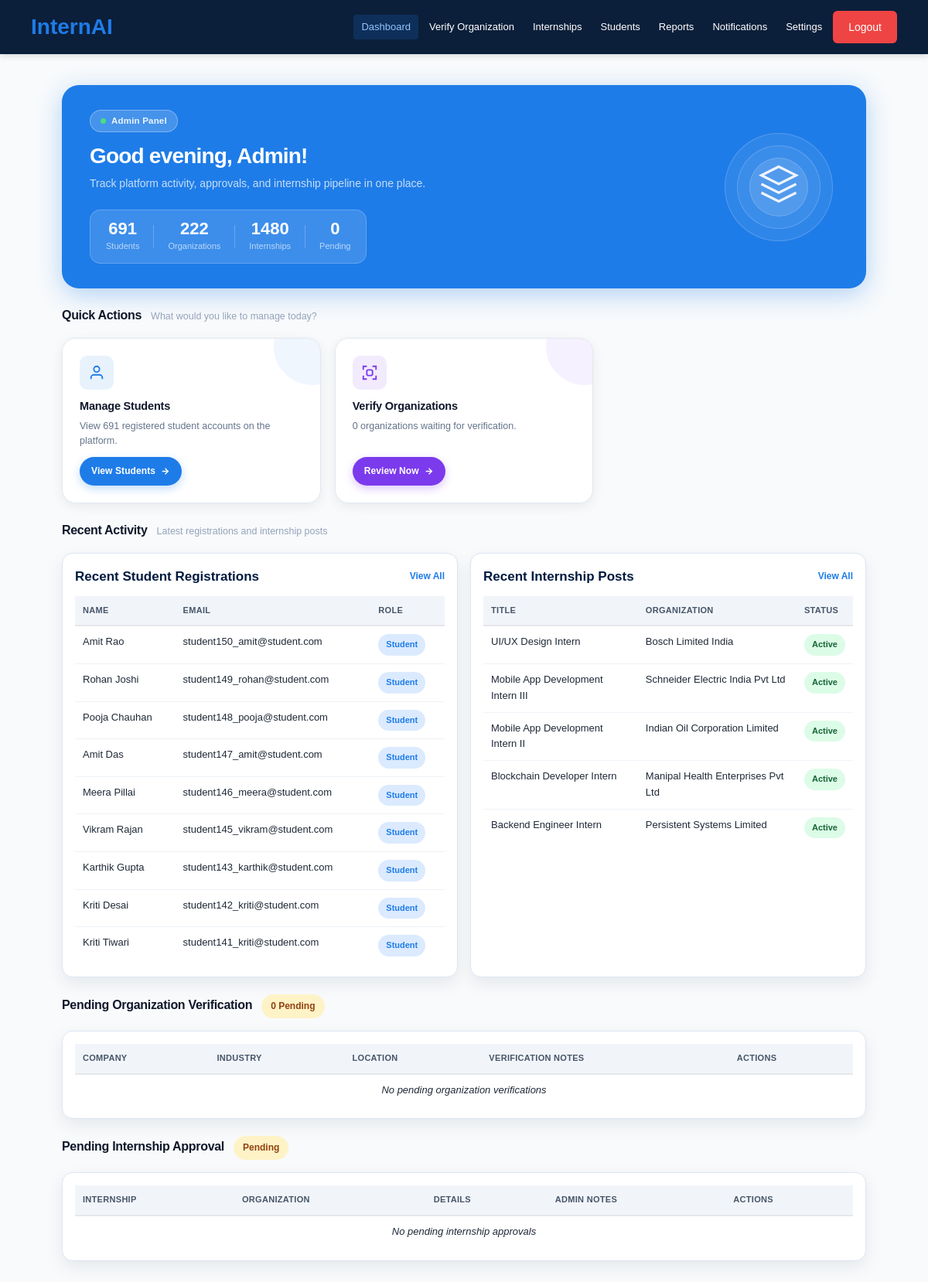
The page /admin (signed in) on the database its author committed.
### app.py (models this page shows)
class User(UserMixin, db.Model):
    id = db.Column(db.Integer, primary_key=True)
    name = db.Column(db.String(100))
    email = db.Column(db.String(100), unique=True)
    password = db.Column(db.String(100))
    role = db.Column(db.String(20))  # student, organization, admin

class Internship(db.Model):
    id = db.Column(db.Integer, primary_key=True)
    organization_id = db.Column(db.Integer)  # Use organization_id to match existing DB
    title = db.Column(db.String(200))
    skills_required = db.Column(db.Text)
    capacity = db.Column(db.Integer)
    location = db.Column(db.String(200), default='Remote')
    duration = db.Column(db.String(100), default='3 months')
    stipend = db.Column(db.String(100))
    status = db.Column(db.String(50), default='pending')  # pending until admin verifies
    created_at = db.Column(db.DateTime, default=datetime.utcnow)
    admin_notes = db.Column(db.Text)

class Organization(db.Model):
    id = db.Column(db.Integer, primary_key=True)
    user_id = db.Column(db.Integer)
    company_name = db.Column(db.String(200))
    gst_number = db.Column(db.String(100))
    domain_email = db.Column(db.String(100))
    linkedin_profile = db.Column(db.String(300))
    industry = db.Column(db.String(100))
    location = db.Column(db.String(200))
    description = db.Column(db.Text)
    is_verified = db.Column(db.Boolean, default=False)
    verification_status = db.Column(db.String(50), default='pending')  # pending, approved, rejected
    verification_notes = db.Column(db.Text)
    created_at = db.Column(db.DateTime, default=datetime.utcnow)

### app.py (the view)
@app.route('/admin')
@login_required
@admin_required
def admin_dashboard():
    all_users = User.query.order_by(User.id.desc()).limit(10).all()
    all_internships = Internship.query.order_by(Internship.created_at.desc()).all()
    total_students = StudentProfile.query.count()
    total_orgs = Organization.query.count()
    verified_orgs = Organization.query.filter_by(is_verified=True).count()
    pending_orgs = Organization.query.filter_by(verification_status='pending').count()
    total_internships = Internship.query.count()
    recent_internships = []
    pending_first = Internship.query.filter_by(status='pending').order_by(Internship.created_at.desc()).all()
    other_recent  = Internship.query.filter(Internship.status != 'pending').order_by(Internship.created_at.desc()).limit(5).all()
    for i in (pending_first + other_recent)[:8]:
        org = Organization.query.filter_by(id=i.organization_id).first() if i.organization_id else None
        recent_internships.append({'internship': i, 'org': org})
    pending_org_list = Organization.query.filter_by(verification_status='pending').all()
    stats = {
        'total_students': total_students,
        'total_orgs': total_orgs,
        'verified_orgs': verified_orgs,
        'pending_orgs': pending_orgs,
        'total_internships': total_internships,
    }
    return render_template('dashboard_admin.html', stats=stats, recent_users=all_users, recent_internships=recent_internships, pending_org_list=pending_org_list)

### app.py (called while the page is built)
def admin_required(f):
    @wraps(f)
    def decorated_function(*args, **kwargs):
        if not current_user.is_authenticated or current_user.role != 'admin':
            return redirect(url_for('home'))
        return f(*args, **kwargs)
    return decorated_function

@login_manager.user_loader
def load_user(user_id):
    return User.query.get(int(user_id))

### templates/dashboard_admin.html (shortened to what this page needs)
{% extends "base.html" %}
{% block content %}
<div class="container admin-dashboard-page adm-dashboard-vertical">
  <main class="adm-main">
    <div class="adm-welcome-card fade-in-up">
      <div class="adm-welcome-content">
        <div class="adm-active-tag">
          <span class="adm-pulse-dot"></span>
          <span>Admin Panel</span>
        </div>
        <h1 class="adm-greeting" id="greeting-text">Dashboard Overview</h1>
        <p class="adm-greeting-sub">Track platform activity, approvals, and internship pipeline in one place.</p>
        <div class="adm-stats-row">
          <div class="adm-stat">
            <span class="adm-stat-num">{{ stats.total_students }}</span>
            <span class="adm-stat-lbl">Students</span>
          </div>
          <div class="adm-stat">
            <span class="adm-stat-num">{{ stats.total_orgs }}</span>
            <span class="adm-stat-lbl">Organizations</span>
          </div>
          <div class="adm-stat">
            <span class="adm-stat-num">{{ stats.total_internships }}</span>
            <span class="adm-stat-lbl">Internships</span>
          </div>
          <div class="adm-stat">
            <span class="adm-stat-num">{{ stats.pending_orgs }}</span>
            <span class="adm-stat-lbl">Pending</span>
          </div>
        </div>
      </div>
      <div class="adm-welcome-art" aria-hidden="true">
        <div class="adm-art-ring r1"></div>
        <div class="adm-art-ring r2"></div>
        <div class="adm-art-ring r3"></div>
        <div class="adm-art-inner">
          <svg width="54" height="54" viewBox="0 0 24 24" fill="none" stroke="currentColor" stroke-width="1.4">
            <path d="M12 2L2 7l10 5 10-5-10-5z"/>
            <path d="M2 17l10 5 10-5"/>
            <path d="M2 12l10 5 10-5"/>
          </svg>
        </div>
      </div>
    </div>
    <div class="adm-section fade-in-up" style="--anim-delay:.10s">
      <div class="adm-section-hd">
        <h2 class="adm-section-title">Quick Actions</h2>
        <span class="adm-section-sub">What would you like to manage today?</span>
      </div>
      <div class="adm-action-grid">
        <div class="adm-ac adm-ac-blue" tabindex="0" onclick="location.href='/admin/students'" role="button">
          <div class="adm-ac-icon-wrap">
            <svg width="22" height="22" viewBox="0 0 24 24" fill="none" stroke="currentColor" stroke-width="2">
              <path d="M20 21v-2a4 4 0 0 0-4-4H8a4 4 0 0 0-4 4v2"/>
              <circle cx="12" cy="7" r="4"/>
            </svg>
          </div>
          <div class="adm-ac-body">
            <h3 class="adm-ac-title">Manage Students</h3>
            <p class="adm-ac-desc">View {{ stats.total_students }} registered student accounts on the platform.</p>
          </div>
          <a href="/admin/students" class="adm-ac-btn">
            View Students
            <svg width="13" height="13" viewBox="0 0 24 24" fill="none" stroke="currentColor" stroke-width="2.5"><line x1="5" y1="12" x2="19" y2="12"/><polyline points="12 5 19 12 12 19"/></svg>
          </a>
        </div>
        <div class="adm-ac adm-ac-purple" tabindex="0" onclick="location.href='/admin/organizations'" role="button">
          <div class="adm-ac-icon-wrap">
            <svg width="22" height="22" viewBox="0 0 24 24" fill="none" stroke="currentColor" stroke-width="2">
              <path d="M16 3h5v5"/><path d="M8 3H3v5"/>
              <path d="M16 21h5v-5"/><path d="M8 21H3v-5"/>
              <rect x="8" y="8" width="8" height="8" rx="2"/>
            </svg>
          </div>
          <div class="adm-ac-body">
            <h3 class="adm-ac-title">Verify Organizations</h3>
            <p class="adm-ac-desc">{{ stats.pending_orgs }} organization{{ 's' if stats.pending_orgs != 1 else '' }} waiting for verification.</p>
          </div>
          <a href="/admin/organizations" class="adm-ac-btn">
            Review Now
            <svg width="13" height="13" viewBox="0 0 24 24" fill="none" stroke="currentColor" stroke-width="2.5"><line x1="5" y1="12" x2="19" y2="12"/><polyline points="12 5 19 12 12 19"/></svg>
          </a>
        </div>
      </div>
    </div>
    <div class="adm-section fade-in-up" style="--anim-delay:.15s">
      <div class="adm-section-hd">
        <h2 class="adm-section-title">Recent Activity</h2>
        <span class="adm-section-sub">Latest registrations and internship posts</span>
      </div>
      <div class="adm-grid-2">
        <div class="adm-section-card">
          <div class="adm-section-head">
            <h2>Recent Student Registrations</h2>
            <a href="/admin/students" class="adm-link-btn">View All</a>
          </div>
          <div class="adm-table-wrap">
            <table class="adm-table">
              <thead>
                <tr>
                  <th>Name</th>
                  <th>Email</th>
                  <th>Role</th>
                </tr>
              </thead>
              <tbody>
                {% set students_ns = namespace(has_students=false) %}
                {% for user in recent_users %}
                {% if user.role == 'student' %}
                {% set students_ns.has_students = true %}
                <tr>
                  <td>{{ user.name }}</td>
                  <td>{{ user.email }}</td>
                  <td><span class="adm-pill adm-pill-blue">Student</span></td>
                </tr>
                {% endif %}
                {% endfor %}
              </tbody>
            </table>
          </div>
        </div>
        <div class="adm-section-card">
          <div class="adm-section-head">
            <h2>Recent Internship Posts</h2>
            <a href="/admin/internships" class="adm-link-btn">View All</a>
          </div>
          <div class="adm-table-wrap">
            <table class="adm-table">
              <thead>
                <tr>
                  <th>Title</th>
                  <th>Organization</th>
                  <th>Status</th>
                </tr>
              </thead>
              <tbody>
                {% if recent_internships %}
                {% for item in recent_internships %}
                <tr>
                  <td>{{ item.internship.title }}</td>
                  <td>{{ item.org.company_name if item.org else 'N/A' }}</td>
                  <td><span class="adm-pill adm-pill-green">Active</span></td>
                </tr>
                {% endfor %}
                {% else %}
                <tr>
                  <td colspan="3" class="adm-empty-row">No recent internship posts</td>
                </tr>
                {% endif %}
              </tbody>
            </table>
          </div>
        </div>
      </div>
    </div>
    <div class="adm-section fade-in-up" style="--anim-delay:.20s">
      <div class="adm-section-hd">
        <h2 class="adm-section-title">Pending Organization Verification</h2>
        <span class="adm-count-badge">{{ stats.pending_orgs }} Pending</span>
      </div>
      <div class="adm-section-card">
        <div class="adm-table-wrap">
          <table class="adm-table">
            <thead>
              <tr>
                <th>Company</th>
                <th>Industry</th>
                <th>Location</th>
                <th>Verification Notes</th>
                <th>Actions</th>
              </tr>
            </thead>
            <tbody>
              {% if pending_org_list %}
              {% for org in pending_org_list %}
              <tr>
                <td>
                  <strong>{{ org.company_name }}</strong>
                  <div class="adm-cell-sub">{{ org.domain_email if org.domain_email else 'No email provided' }}</div>
                </td>
                <td>{{ org.industry if org.industry else 'N/A' }}</td>
                <td>{{ org.location if org.location else 'N/A' }}</td>
                <td>
                  <textarea id="org_notes_{{ org.id }}" class="adm-note-input" placeholder="Enter verification notes..."></textarea>
                </td>
                <td>
                  <div class="adm-action-col">
                    <button class="btn btn-success" onclick="verifyOrg({{ org.id }}, 'approve')">Approve</button>
                    <button class="btn btn-danger" onclick="verifyOrg({{ org.id }}, 'reject')">Reject</button>
                  </div>
                </td>
              </tr>
              {% endfor %}
              {% else %}
              <tr>
                <td colspan="5" class="adm-empty-row">No pending organization verifications</td>
              </tr>
              {% endif %}
            </tbody>
          </table>
        </div>
      </div>
    </div>
    <div class="adm-section fade-in-up" style="--anim-delay:.25s">
      <div class="adm-section-hd">
        <h2 class="adm-section-title">Pending Internship Approval</h2>
        <span class="adm-count-badge">{{ stats.pending_internships }} Pending</span>
      </div>
      <div class="adm-section-card">
        <div class="adm-table-wrap">
          <table class="adm-table">
            <thead>
              <tr>
                <th>Internship</th>
                <th>Organization</th>
                <th>Details</th>
                <th>Admin Notes</th>
                <th>Actions</th>
              </tr>
            </thead>
            <tbody>
              {% if pending_internship_list %}
              {% for item in pending_internship_list %}
              <tr>
                <td>
                  <strong>{{ item.internship.title }}</strong>
                  <div class="adm-cell-sub">
                    {{ item.internship.created_at.strftime('%d %b %Y') if item.internship.created_at else 'Date N/A' }}
                  </div>
                </td>
                <td>{{ item.org.company_name if item.org else 'Unknown' }}</td>
                <td>
                  <div class="adm-cell-sub">Location: {{ item.internship.location if item.internship.location else 'N/A' }}</div>
                  <div class="adm-cell-sub">Duration: {{ item.internship.duration if item.internship.duration else 'N/A' }}</div>
                  <div class="adm-cell-sub">Capacity: {{ item.internship.capacity }}</div>
                </td>
                <td>
                  <textarea id="notes_{{ item.internship.id }}" class="adm-note-input" placeholder="Add approval or rejection notes..."></textarea>
                </td>
                <td>
                  <div class="adm-action-col">
                    <button class="btn btn-success" onclick="approveInternship({{ item.internship.id }})">Approve</button>
                    <button class="btn btn-danger" onclick="rejectInternship({{ item.internship.id }})">Reject</button>
                  </div>
                </td>
              </tr>
              {% endfor %}
              {% else %}
              <tr>
                <td colspan="5" class="adm-empty-row">No pending internship approvals</td>
              </tr>
              {% endif %}
            </tbody>
          </table>
        </div>
      </div>
    </div>
  </main>
</div>
{% endblock %}

### static/style.css (style rules this page uses)
* { margin: 0; padding: 0; box-sizing: border-box; font-family: Arial, sans-serif; }
body { background: #f8fafc; color: #0b1f3a; }

### rows shown on the page
User: name "Amit Rao", email "student150_amit@student.com"
User: name "Rohan Joshi", email "student149_rohan@student.com"
User: name "Pooja Chauhan", email "student148_pooja@student.com"
User: name "Amit Das", email "student147_amit@student.com"
User: name "Meera Pillai", email "student146_meera@student.com"
User: name "Vikram Rajan", email "student145_vikram@student.com"
User: name "Karthik Gupta", email "student143_karthik@student.com"
User: name "Kriti Desai", email "student142_kriti@student.com"
User: name "Kriti Tiwari", email "student141_kriti@student.com"
Internship: internship "UI/UX Design Intern"
Organization: org "Bosch Limited India"
Internship: internship "Mobile App Development Intern III"
Organization: org "Schneider Electric India Pvt Ltd"
Internship: internship "Mobile App Development Intern II"
Organization: org "Indian Oil Corporation Limited"
Internship: internship "Blockchain Developer Intern"
Organization: org "Manipal Health Enterprises Pvt Ltd"
Internship: internship "Backend Engineer Intern"
Organization: org "Persistent Systems Limited"

### other values the page prints
{{ label }} "Dashboard" "Verify Organization" "Internships" "Students" "Reports" "Notifications" "Settings"
{{ stats.total_students }} "691"
{{ stats.total_orgs }} "222"
{{ stats.total_internships }} "1480"
{{ stats.pending_orgs }} "0"
{{ 's' if stats.pending_orgs != 1 else '' }} "s"
